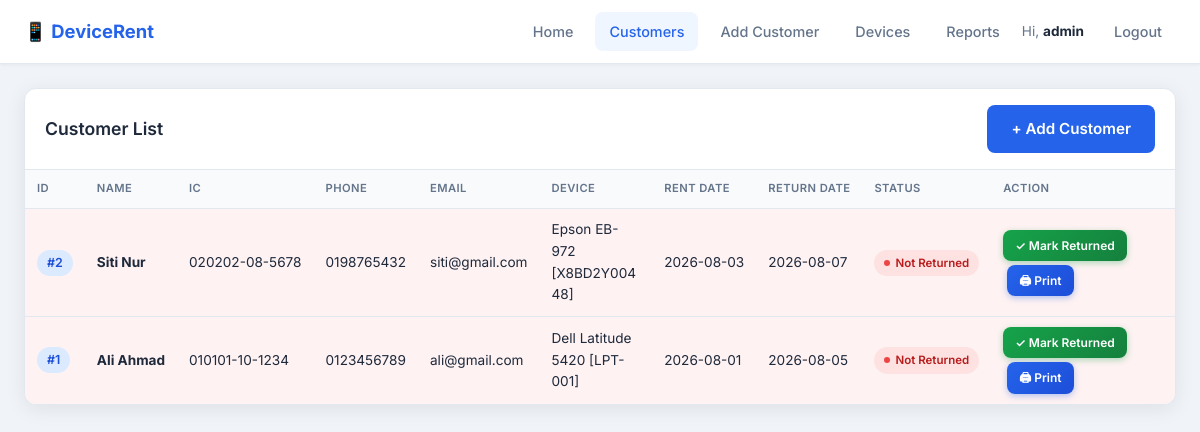
Page /view_customers.php (signed in) on the earlier database version.
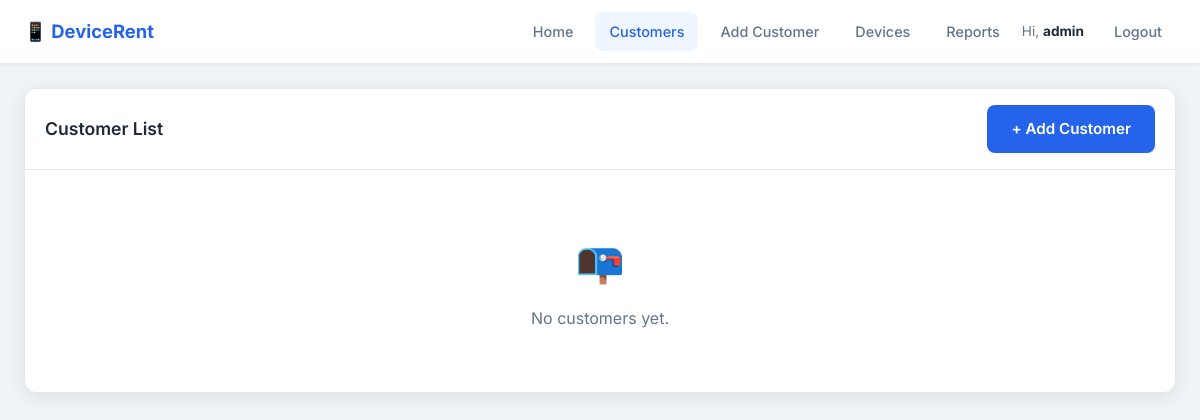
Same page on the later database version.
### tables this page shows
CREATE TABLE IF NOT EXISTS customers (
    id INT AUTO_INCREMENT PRIMARY KEY,
    fullname VARCHAR(100) NOT NULL,
    ic_number VARCHAR(20) NOT NULL,
    phone VARCHAR(20),
    email VARCHAR(100),
    device TEXT,
    rent_date DATE,
    return_date DATE,
    returned TINYINT(1) DEFAULT 0,
    created_at TIMESTAMP DEFAULT CURRENT_TIMESTAMP
);

### view_customers.php (the view, shortened to what this page needs)
<?php
include 'db.php';
$isAdmin = isset($_SESSION['role']) && $_SESSION['role'] === 'admin';
$today = date('Y-m-d');
?>
<!DOCTYPE html>
<html lang="en">
<head>
    <link rel="stylesheet" href="style.css">
</head>
<body>
<nav class="navbar">
    <a href="index.php" class="brand">📱 DeviceRent</a>
    <div class="nav-links">
        <a href="index.php">Home</a>
        <a href="view_customers.php" class="active">Customers</a>
        <?php if ($isAdmin): ?>
            <a href="add_customer.php">Add Customer</a>
            <a href="manage_devices.php">Devices</a>
            <a href="report.php">Reports</a>
            <span class="nav-user">Hi, <strong><?php echo htmlspecialchars($_SESSION['username']); ?></strong></span>
            <a href="logout.php">Logout</a>
        <?php else: ?>
            <a href="login.php">Login</a>
        <?php endif; ?>
    </div>
</nav>
<div class="table-wrapper">
    <div class="table-card">
        <div class="table-toolbar">
            <h2>Customer List</h2>
            <?php if ($isAdmin): ?>
                <a href="add_customer.php" class="btn">+ Add Customer</a>
            <?php endif; ?>
        </div>
        <?php
        $result = mysqli_query($conn, "SELECT * FROM customers ORDER BY id DESC");
        $count  = $result ? mysqli_num_rows($result) : 0;
        if ($count === 0):
        ?>
            <div class="empty-state">
                <div class="icon">📭</div>
                <p>No customers yet.</p>
            </div>
        <?php else: ?>
        <div>
            <table>
                <thead>
                    <tr>
                        <th>ID</th>
                        <th>Name</th>
                        <th>IC</th>
                        <th>Phone</th>
                        <th>Email</th>
                        <th>Device</th>
                        <th>Rent Date</th>
                        <th>Return Date</th>
                        <th>Status</th>
                        <?php if ($isAdmin): ?><th>Action</th><?php endif; ?>
                    </tr>
                </thead>
                <tbody>
                <?php while ($row = mysqli_fetch_assoc($result)):
                    $returnDate = $row['return_date'] ?? '';
                    $isReturned = !empty($row['returned']);
                    $rowClass = '';
                    $statusHtml = '';
                    if ($isReturned) {
                        $rowClass = 'returned-row';
                        $statusHtml = '<span class="status-badge status-returned"><span class="status-dot dot-gray"></span>Returned</span>';
                    } elseif (!empty($returnDate) && $returnDate < $today) {
                        $rowClass = 'overdue';
                        $statusHtml = '<span class="status-badge status-overdue"><span class="status-dot dot-red"></span>Not Returned</span>';
                    } elseif (!empty($returnDate) && $returnDate === $today) {
                        $rowClass = 'active-rental';
                        $statusHtml = '<span class="status-badge status-soon"><span class="status-dot dot-yellow"></span>Due Today</span>';
                    } else {
                        $rowClass = 'active-rental';
                        $statusHtml = '<span class="status-badge status-active"><span class="status-dot dot-green"></span>On Rent</span>';
                    }
                ?>
                    <tr class="<?php echo $rowClass; ?>">
                        <td><span class="badge">#<?php echo htmlspecialchars($row['id']); ?></span></td>
                        <td><strong><?php echo htmlspecialchars($row['fullname'] ?? ''); ?></strong></td>
                        <td><?php echo htmlspecialchars($row['ic_number'] ?? ''); ?></td>
                        <td><?php echo htmlspecialchars($row['phone'] ?? '—'); ?></td>
                        <td><?php echo htmlspecialchars($row['email'] ?? '—'); ?></td>
                        <td><?php echo htmlspecialchars($row['device'] ?? '—'); ?></td>
                        <td><?php echo htmlspecialchars($row['rent_date'] ?? '—'); ?></td>
                        <td><?php echo htmlspecialchars($row['return_date'] ?? '—'); ?></td>
                        <td><?php echo $statusHtml; ?></td>
                        <?php if ($isAdmin): ?>
                        <td>
                            <div class="action-btns">
                                <?php if (!$isReturned): ?>
                                    <a href="?return_id=<?php echo $row['id']; ?>"
                                       class="btn-return"
                                       onclick="return confirm('Confirm: mark this device as returned?')">
                                        ✓ Mark Returned
                                    </a>
                                <?php else: ?>
                                    <span class="returned-label">✓ Done</span>
                                <?php endif; ?>
                                <a href="print_form.php?id=<?php echo $row['id']; ?>"
                                   class="btn-print"
                                   target="_blank">
                                    🖨 Print
                                </a>
                            </div>
                        </td>
                        <?php endif; ?>
                    </tr>
                <?php endwhile; ?>
                </tbody>
            </table>
        </div>
        <?php endif; ?>
    </div>
</div>
</body>
</html>

### style.css (style rules this page uses)
:root { --primary: #2563eb; --primary-dark: #1d4ed8; --bg: #f0f4f8; --surface: #ffffff; --text: #1e293b; --text-muted: #64748b; --border: #e2e8f0; --success: #10b981; --danger: #ef4444; --radius: 12px; --shadow: 0 4px 20px rgba(0, 0, 0, 0.08); --shadow-lg: 0 10px 40px rgba(0, 0, 0, 0.12); }
* { box-sizing: border-box; margin: 0; padding: 0; }
body { font-family: 'Inter', system-ui, -apple-system, sans-serif; background: var(--bg); color: var(--text); line-height: 1.6; min-height: 100vh; }
.navbar { background: var(--surface); border-bottom: 1px solid var(--border); padding: 0 24px; height: 64px; display: flex; align-items: center; justify-content: space-between; position: sticky; top: 0; z-index: 100; box-shadow: 0 1px 3px rgba(0,0,0,0.05); }
.navbar .brand { font-weight: 700; font-size: 1.15rem; color: var(--primary); text-decoration: none; display: flex; align-items: center; gap: 8px; }
.navbar .nav-links { display: flex; gap: 8px; align-items: center; }
.navbar .nav-links a { text-decoration: none; color: var(--text-muted); font-weight: 500; font-size: 0.9rem; padding: 8px 14px; border-radius: 8px; transition: all 0.2s; }
.navbar .nav-links a:hover, .navbar .nav-links a.active { color: var(--primary); background: #eff6ff; }
.nav-user { font-size: 0.85rem; color: var(--text-muted); margin-right: 8px; }
.nav-user strong { color: var(--text); }
.btn { display: inline-flex; align-items: center; justify-content: center; gap: 8px; background: var(--primary); color: white; padding: 12px 24px; border: none; border-radius: 8px; font-size: 0.95rem; font-weight: 600; font-family: inherit; cursor: pointer; text-decoration: none; transition: background 0.2s, transform 0.15s; }
.table-wrapper { max-width: 1100px; margin: 24px auto 60px; padding: 0 20px; }
.table-card { background: var(--surface); border-radius: var(--radius); box-shadow: var(--shadow); border: 1px solid var(--border); overflow: hidden; }
.table-toolbar { display: flex; justify-content: space-between; align-items: center; padding: 16px 20px; border-bottom: 1px solid var(--border); }
.table-toolbar h2 { font-size: 1.1rem; font-weight: 600; }
.empty-state { text-align: center; padding: 60px 20px; color: var(--text-muted); }
.empty-state .icon { font-size: 2.5rem; margin-bottom: 12px; }
table { width: 100%; border-collapse: collapse; }
th { background: #f8fafc; color: var(--text-muted); font-size: 0.75rem; font-weight: 600; text-transform: uppercase; letter-spacing: 0.04em; padding: 12px 16px; text-align: left; border-bottom: 1px solid var(--border); white-space: nowrap; }
td { padding: 14px 16px; border-bottom: 1px solid var(--border); font-size: 0.9rem; }
tr:last-child td { border-bottom: none; }
.badge { display: inline-block; padding: 3px 10px; border-radius: 20px; font-size: 0.78rem; font-weight: 600; background: #dbeafe; color: var(--primary-dark); }

### view_customers.php (style rules this page uses)
.table-wrapper { max-width: 98%; margin: 24px auto 60px; padding: 0 12px; }
.table-card { overflow-x: auto; }
table { width: 100%; min-width: 0; table-layout: auto; }
th, td { padding: 10px 12px; font-size: 0.85rem; white-space: nowrap; }
th { font-size: 0.7rem; }
td:nth-child(6) { white-space: normal; max-width: 160px; word-break: break-word; }
tr.overdue td { background: #fef2f2 !important; }
.status-badge { display: inline-flex; align-items: center; gap: 5px; padding: 4px 10px; border-radius: 20px; font-size: 0.72rem; font-weight: 600; white-space: nowrap; }
.status-overdue { background: #fee2e2; color: #b91c1c; }
.status-dot { width: 6px; height: 6px; border-radius: 50%; display: inline-block; }
.dot-red { background: #ef4444; }
.btn-return { display: inline-flex; align-items: center; gap: 5px; padding: 6px 12px; border-radius: 8px; font-size: 0.75rem; font-weight: 600; text-decoration: none; background: linear-gradient(135deg, #16a34a, #15803d); color: #fff; box-shadow: 0 2px 6px rgba(22, 163, 74, 0.35); transition: transform 0.15s, box-shadow 0.15s; white-space: nowrap; }
.btn-print { display: inline-flex; align-items: center; gap: 5px; padding: 6px 12px; border-radius: 8px; font-size: 0.75rem; font-weight: 600; text-decoration: none; background: linear-gradient(135deg, #2563eb, #1d4ed8); color: #fff; box-shadow: 0 2px 6px rgba(37, 99, 235, 0.35); transition: transform 0.15s, box-shadow 0.15s; white-space: nowrap; margin-left: 4px; }
.action-btns { display: flex; align-items: center; gap: 4px; flex-wrap: wrap; }

Differences in the rows shown:
removed customers: id "2", fullname "Siti Nur", ic_number "020202-08-5678", phone "0198765432", email "siti@gmail.com", device "Epson EB-972 [X8BD2Y00448]", rent_date "2026-08-03", return_date "2026-08-07", returned 0 (drawn)
removed customers: id "1", fullname "Ali Ahmad", ic_number "010101-10-1234", phone "0123456789", email "ali@gmail.com", device "Dell Latitude 5420 [LPT-001]", rent_date "2026-08-01", return_date "2026-08-05", returned 0 (drawn)
Other differences:
text no longer shown: "ID NAME IC PHONE EMAIL DEVICE RENT DATE RETURN DATE STATUS ACTION"
text now shown: "📭 No customers yet."
